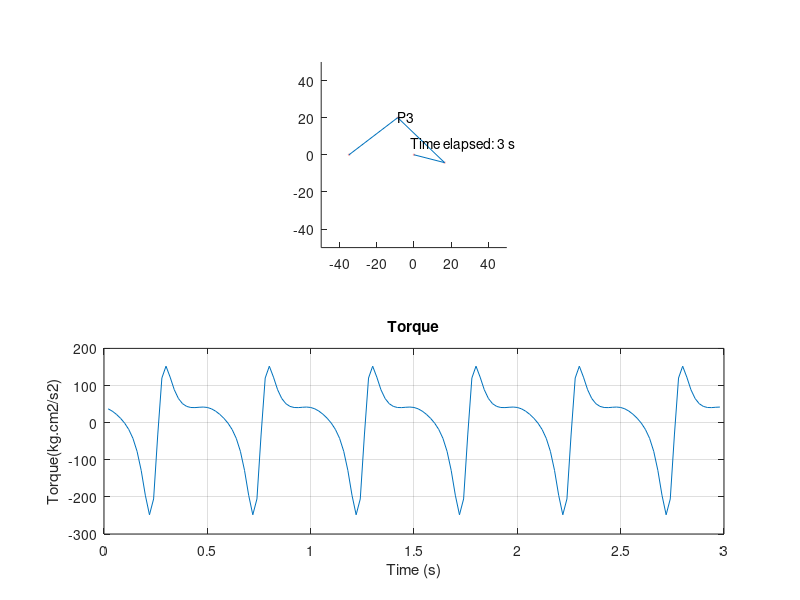

Recreate this plot in MATLAB. (Note: this script raises an error after producing the figure.)
clc; clear all;
% Parameters
A = 17;B=35;C=33;D=35;

t = 0:0.02:3;

ang_speed = 4*pi;
theta = ang_speed*t;
%% POSITIONS AND VELOCITIES
P1 = [0;0];
P4 = D*[-1;0];

P2 = A*[cos(theta); sin(theta)];
P2_x = P2(1,:);
P2_y = P2(2,:);

P2_vx = diff(P2_x)./diff(t);
P2_vy = diff(P2_y)./diff(t);

A_CG_x = P2(1,:)/2;
A_CG_y = P2(2,:)/2;
A_CG_vx = diff(A_CG_x)./diff(t);
A_CG_vy = diff(A_CG_y)./diff(t);

E = sqrt(A^2 + D^2 + 2*A*D*cos(theta));
alfa = asin(A*sin(theta)./E);
beta = acos((E.^2 + C^2 - B^2)./(2*E*C));
P3 = [-D + C*cos(alfa+beta); C*sin(alfa+beta)];

P3_x = P3(1,:);
P3_y = P3(2,:);

P3_vx = diff(P3_x)./diff(t);
P3_vy = diff(P3_y)./diff(t);

P3_v = sqrt(P3_vx.^2 + P3_vy.^2);

B_CG_x = (P2(1,:)+P3(1,:))/2;
B_CG_y = (P2(2,:)+P3(2,:))/2;
B_CG_vx = diff(B_CG_x)./diff(t);
B_CG_vy = diff(B_CG_y)./diff(t);

C_CG_x = (P3(1,:)-D)/2;
C_CG_y = P3(2,:)/2;
C_CG_vx = diff(C_CG_x)./diff(t);
C_CG_vy = diff(C_CG_y)./diff(t);

%% ACCELERATIONS
t = 0.02:0.02:3;
A_CG_ax = diff(A_CG_vx)./diff(t);
A_CG_ay = diff(A_CG_vy)./diff(t);
A_CG_a = sqrt(A_CG_ax.^2 + A_CG_ay.^2);
B_CG_ax = diff(B_CG_vx)./diff(t);
B_CG_ay = diff(B_CG_vy)./diff(t);
B_CG_a = sqrt(B_CG_ax.^2 + B_CG_ay.^2);
C_CG_ax = diff(C_CG_vx)./diff(t);
C_CG_ay = diff(C_CG_vy)./diff(t);
P2_ax = diff(P2_vx)./diff(t);
P2_ay = diff(P2_vy)./diff(t);
P3_ax = diff(P3_vx)./diff(t);
P3_ay = diff(P3_vy)./diff(t);

%% ANG. VELOCITIES
for i = 1:1:150
omega_3(i) = (P3_vy(i) - P2_vy(i))./(P3_x(i+1)-P2_x(i+1));
omega_4(i) = (P3_vx(i))./(-P3_y(i+1));
end

%% ANG. ACCNS
alpha_3 = diff(omega_3)./diff(t);
alpha_4 = diff(omega_4)./diff(t);

%% FORCE ANALYSIS
M_A = 1.447;M_B =1.251;M_C=2.108;
I_A=69.9;I_B=193;I_C=287.54;
Solution=[];
for i = 1:1:149
R_mat = [1 0 1 0 0 0 0 0 0;...
    0 1 0 1 0 0 0 0 0;...
    A_CG_y(i+2) -A_CG_x(i+2) (A_CG_y(i+2)-P2_y(i+2)) (P2_x(i+2)-A_CG_x(i+2)) 0 0 0 0 1;...
    0 0 -1 0 1 0 0 0 0;...
    0 0 0 -1 0 1 0 0 0;...
    0 0 (P2_y(i+2)-B_CG_y(i+2)) (-P2_x(i+2)+B_CG_x(i+2)) (-P3_y(i+2)+B_CG_y(i+2)) (P3_x(i+2)-B_CG_x(i+2)) 0 0 0;...
    0 0 0 0 -1 0 1 0 0;...
    0 0 0 0 0 -1 0 1 0;...
    0 0 0 0 (P3_y(i+2)-C_CG_y(i+2)) (-P3_x(i+2)+C_CG_x(i+2)) (C_CG_y(i+2)) (-35-C_CG_x(i+2)) 0];

%RHS = [M_A*A_CG_ax(i) - 1*M_A*980*cos(30*pi/180); M_A*A_CG_ay(i) - 1*M_A*980*sin(30*pi/180); 0;...
    %M_B*B_CG_ax(i) - 1*M_B*980*cos(30*pi/180); M_B*B_CG_ay(i) - 1*M_B*980*sin(30*pi/180);I_B*alpha_3(i);...
    %M_C*C_CG_ax(i) - 1*M_C*980*cos(30*pi/180) + 0.63*13500*sin(alfa(i)+beta(i)); M_C*C_CG_ay(i) - 1*M_C*980*cos(30*pi/180) - 0.63*13500*sin(alfa(i)+beta(i));...
    %I_C*alpha_4(i)+270000*0.63];

RHS = [M_A*A_CG_ax(i) - 1*M_A*980*cos(30*pi/180); M_A*A_CG_ay(i) - 1*M_A*980*sin(30*pi/180); 0;...
    M_B*B_CG_ax(i) - 1*M_B*980*cos(30*pi/180); M_B*B_CG_ay(i) - 1*M_B*980*sin(30*pi/180);I_B*alpha_3(i);...
    M_C*C_CG_ax(i) - 1*(M_C+1*70)*980*cos(30*pi/180) + 2*3.5*alpha_4(i)*sin(alfa(i)+beta(i)); M_C*C_CG_ay(i) - 1*(M_C+1*70)*980*cos(30*pi/180) - 2*3.5*alpha_4(i)*sin(alfa(i)+beta(i));...
    I_C*alpha_4(i)+2*3.5*3.5*alpha_4(i)+ 1*70*980*3.5*sin(alfa(i)+beta(i))];

%Sol(i) = [F12x(i); F12y(i); F32x(i); F32y(i); F43x(i); F43y(i); F14x(i); F14y(i); T(i)];
Sol = inv(R_mat)*RHS;
Solution = [Solution Sol];
end



%% PLOT
for i=1:length(t)

   ani = subplot(2,1,1);
   P1_circle = viscircles(P1',0.05);
   P2_circle = viscircles(P2(:,i)',0.05);
   P3_circle = viscircles(P3(:,i)',0.05);
   P4_circle = viscircles(P4',0.05); 
   
   A_bar = line([P1(1) P2(1,i)],[P1(2) P2(2,i)]);
   B_bar = line([P2(1,i) P3(1,i)],[P2(2,i) P3(2,i)]);
   C_bar = line([P3(1,i) P4(1)],[P3(2,i) P4(2)]);
   
   F(i)=getframe(gcf);
   axis(ani,'equal');
   set(gca,'XLim',[-50 50],'YLim',[-50 50]);
   
   str1 = 'P3';
   str2 = ['Time elapsed: '  num2str(t(i)) ' s'];
   P3_text = text(P3(1,i),P3(2,i)+0.4,str1);
   Time = text(-2,6,str2);
   pause(0.005);
   if i<length(t)
    delete(P1_circle);
    delete(P2_circle);
    delete(P3_circle);
    delete(P4_circle);
    delete(A_bar);
    delete(B_bar);
    delete(C_bar);
    delete(P3_text);
    delete(Time);
    vel = subplot(2,1,2);
    %plot(vel,t(1:i),(Solution(9,1:i)));
    plot(vel,t(1:i),alpha_4(1:i));
    set(vel,'XLim',[0 3]);
    xlabel(vel, 'Time (s)');
    ylabel(vel, 'Torque(kg.cm2/s2)');
    title(vel,'Torque');
    grid on;
   end

   end 
 video = VideoWriter('Mechanism_steel_alpha.avi','Uncompressed AVI');
 open(video)
 writeVideo(video,F);
 close(video)

